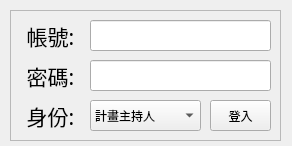
<?xml version="1.0" encoding="UTF-8"?>
<ui version="4.0">
 <class>MainWindow</class>
 <widget class="QMainWindow" name="MainWindow">
  <property name="enabled">
   <bool>true</bool>
  </property>
  <property name="geometry">
   <rect>
    <x>0</x>
    <y>0</y>
    <width>292</width>
    <height>146</height>
   </rect>
  </property>
  <property name="sizePolicy">
   <sizepolicy hsizetype="Fixed" vsizetype="Fixed">
    <horstretch>0</horstretch>
    <verstretch>0</verstretch>
   </sizepolicy>
  </property>
  <property name="contextMenuPolicy">
   <enum>Qt::DefaultContextMenu</enum>
  </property>
  <property name="acceptDrops">
   <bool>false</bool>
  </property>
  <property name="windowTitle">
   <string>CCU時數申報小幫手</string>
  </property>
  <property name="windowIcon">
   <iconset>
    <normaloff>../../Desktop/watermelon.png</normaloff>../../Desktop/watermelon.png</iconset>
  </property>
  <widget class="QWidget" name="centralwidget">
   <property name="sizePolicy">
    <sizepolicy hsizetype="Fixed" vsizetype="Fixed">
     <horstretch>0</horstretch>
     <verstretch>0</verstretch>
    </sizepolicy>
   </property>
   <property name="font">
    <font>
     <underline>false</underline>
    </font>
   </property>
   <widget class="QFrame" name="frame">
    <property name="geometry">
     <rect>
      <x>10</x>
      <y>10</y>
      <width>271</width>
      <height>131</height>
     </rect>
    </property>
    <property name="sizePolicy">
     <sizepolicy hsizetype="Fixed" vsizetype="Fixed">
      <horstretch>0</horstretch>
      <verstretch>0</verstretch>
     </sizepolicy>
    </property>
    <property name="frameShape">
     <enum>QFrame::StyledPanel</enum>
    </property>
    <property name="frameShadow">
     <enum>QFrame::Raised</enum>
    </property>
    <widget class="QLabel" name="label">
     <property name="geometry">
      <rect>
       <x>10</x>
       <y>10</y>
       <width>61</width>
       <height>31</height>
      </rect>
     </property>
     <property name="font">
      <font>
       <family>Adobe Devanagari</family>
       <pointsize>16</pointsize>
       <underline>false</underline>
      </font>
     </property>
     <property name="layoutDirection">
      <enum>Qt::LeftToRight</enum>
     </property>
     <property name="text">
      <string>帳號:</string>
     </property>
     <property name="alignment">
      <set>Qt::AlignCenter</set>
     </property>
    </widget>
    <widget class="QLabel" name="label_2">
     <property name="geometry">
      <rect>
       <x>10</x>
       <y>50</y>
       <width>61</width>
       <height>31</height>
      </rect>
     </property>
     <property name="font">
      <font>
       <family>Adobe Devanagari</family>
       <pointsize>16</pointsize>
       <underline>false</underline>
      </font>
     </property>
     <property name="layoutDirection">
      <enum>Qt::LeftToRight</enum>
     </property>
     <property name="text">
      <string>密碼:</string>
     </property>
     <property name="alignment">
      <set>Qt::AlignCenter</set>
     </property>
    </widget>
    <widget class="QLineEdit" name="password">
     <property name="geometry">
      <rect>
       <x>80</x>
       <y>50</y>
       <width>181</width>
       <height>31</height>
      </rect>
     </property>
     <property name="text">
      <string/>
     </property>
     <property name="echoMode">
      <enum>QLineEdit::Password</enum>
     </property>
    </widget>
    <widget class="QLineEdit" name="account">
     <property name="geometry">
      <rect>
       <x>80</x>
       <y>10</y>
       <width>181</width>
       <height>31</height>
      </rect>
     </property>
     <property name="text">
      <string/>
     </property>
    </widget>
    <widget class="QComboBox" name="account_type">
     <property name="geometry">
      <rect>
       <x>80</x>
       <y>90</y>
       <width>111</width>
       <height>31</height>
      </rect>
     </property>
     <item>
      <property name="text">
       <string>計畫主持人</string>
      </property>
     </item>
     <item>
      <property name="text">
       <string>專任助理</string>
      </property>
     </item>
     <item>
      <property name="text">
       <string>兼任助理</string>
      </property>
     </item>
     <item>
      <property name="text">
       <string>臨時工</string>
      </property>
     </item>
    </widget>
    <widget class="QLabel" name="label_3">
     <property name="geometry">
      <rect>
       <x>10</x>
       <y>90</y>
       <width>61</width>
       <height>31</height>
      </rect>
     </property>
     <property name="font">
      <font>
       <family>Adobe Devanagari</family>
       <pointsize>16</pointsize>
       <underline>false</underline>
      </font>
     </property>
     <property name="layoutDirection">
      <enum>Qt::LeftToRight</enum>
     </property>
     <property name="text">
      <string>身份:</string>
     </property>
     <property name="alignment">
      <set>Qt::AlignCenter</set>
     </property>
    </widget>
    <widget class="QPushButton" name="loginbutton">
     <property name="geometry">
      <rect>
       <x>200</x>
       <y>90</y>
       <width>61</width>
       <height>31</height>
      </rect>
     </property>
     <property name="text">
      <string>登入</string>
     </property>
     <property name="iconSize">
      <size>
       <width>16</width>
       <height>10</height>
      </size>
     </property>
    </widget>
   </widget>
   <widget class="QGroupBox" name="projectGroup">
    <property name="geometry">
     <rect>
      <x>10</x>
      <y>150</y>
      <width>271</width>
      <height>551</height>
     </rect>
    </property>
    <property name="sizePolicy">
     <sizepolicy hsizetype="Fixed" vsizetype="Fixed">
      <horstretch>0</horstretch>
      <verstretch>0</verstretch>
     </sizepolicy>
    </property>
    <property name="title">
     <string/>
    </property>
    <widget class="QLabel" name="label_4">
     <property name="geometry">
      <rect>
       <x>10</x>
       <y>20</y>
       <width>91</width>
       <height>21</height>
      </rect>
     </property>
     <property name="font">
      <font>
       <family>微軟正黑體</family>
       <pointsize>12</pointsize>
       <underline>false</underline>
      </font>
     </property>
     <property name="layoutDirection">
      <enum>Qt::LeftToRight</enum>
     </property>
     <property name="text">
      <string>計畫名稱:</string>
     </property>
     <property name="alignment">
      <set>Qt::AlignLeading|Qt::AlignLeft|Qt::AlignVCenter</set>
     </property>
    </widget>
    <widget class="QComboBox" name="projectname">
     <property name="geometry">
      <rect>
       <x>10</x>
       <y>50</y>
       <width>251</width>
       <height>31</height>
      </rect>
     </property>
     <property name="sizePolicy">
      <sizepolicy hsizetype="Preferred" vsizetype="Fixed">
       <horstretch>0</horstretch>
       <verstretch>0</verstretch>
      </sizepolicy>
     </property>
     <property name="sizeAdjustPolicy">
      <enum>QComboBox::AdjustToContentsOnFirstShow</enum>
     </property>
    </widget>
    <widget class="QLabel" name="label_5">
     <property name="geometry">
      <rect>
       <x>10</x>
       <y>90</y>
       <width>111</width>
       <height>21</height>
      </rect>
     </property>
     <property name="font">
      <font>
       <family>微軟正黑體</family>
       <pointsize>12</pointsize>
       <underline>false</underline>
      </font>
     </property>
     <property name="layoutDirection">
      <enum>Qt::LeftToRight</enum>
     </property>
     <property name="text">
      <string>一個月總時長:</string>
     </property>
     <property name="alignment">
      <set>Qt::AlignLeading|Qt::AlignLeft|Qt::AlignVCenter</set>
     </property>
    </widget>
    <widget class="QLineEdit" name="totalhours">
     <property name="geometry">
      <rect>
       <x>10</x>
       <y>120</y>
       <width>61</width>
       <height>21</height>
      </rect>
     </property>
     <property name="inputMethodHints">
      <set>Qt::ImhDigitsOnly</set>
     </property>
    </widget>
    <widget class="QCalendarWidget" name="calendarWidget">
     <property name="geometry">
      <rect>
       <x>10</x>
       <y>180</y>
       <width>251</width>
       <height>181</height>
      </rect>
     </property>
    </widget>
    <widget class="QLabel" name="label_6">
     <property name="geometry">
      <rect>
       <x>10</x>
       <y>150</y>
       <width>81</width>
       <height>21</height>
      </rect>
     </property>
     <property name="font">
      <font>
       <family>微軟正黑體</family>
       <pointsize>12</pointsize>
       <underline>false</underline>
      </font>
     </property>
     <property name="layoutDirection">
      <enum>Qt::LeftToRight</enum>
     </property>
     <property name="text">
      <string>開始日期:</string>
     </property>
     <property name="alignment">
      <set>Qt::AlignLeading|Qt::AlignLeft|Qt::AlignVCenter</set>
     </property>
    </widget>
    <widget class="QLabel" name="label_7">
     <property name="geometry">
      <rect>
       <x>10</x>
       <y>370</y>
       <width>81</width>
       <height>31</height>
      </rect>
     </property>
     <property name="font">
      <font>
       <family>微軟正黑體</family>
       <pointsize>12</pointsize>
       <underline>false</underline>
      </font>
     </property>
     <property name="layoutDirection">
      <enum>Qt::LeftToRight</enum>
     </property>
     <property name="text">
      <string>工作內容:</string>
     </property>
     <property name="alignment">
      <set>Qt::AlignLeading|Qt::AlignLeft|Qt::AlignVCenter</set>
     </property>
    </widget>
    <widget class="QPushButton" name="generate">
     <property name="geometry">
      <rect>
       <x>10</x>
       <y>470</y>
       <width>251</width>
       <height>41</height>
      </rect>
     </property>
     <property name="text">
      <string>產生批號</string>
     </property>
    </widget>
    <widget class="QLabel" name="label_8">
     <property name="geometry">
      <rect>
       <x>10</x>
       <y>520</y>
       <width>51</width>
       <height>21</height>
      </rect>
     </property>
     <property name="font">
      <font>
       <family>微軟正黑體</family>
       <pointsize>12</pointsize>
       <underline>false</underline>
      </font>
     </property>
     <property name="layoutDirection">
      <enum>Qt::LeftToRight</enum>
     </property>
     <property name="text">
      <string>批號:</string>
     </property>
     <property name="alignment">
      <set>Qt::AlignLeading|Qt::AlignLeft|Qt::AlignVCenter</set>
     </property>
    </widget>
    <widget class="QLabel" name="output_number">
     <property name="geometry">
      <rect>
       <x>70</x>
       <y>520</y>
       <width>191</width>
       <height>21</height>
      </rect>
     </property>
     <property name="font">
      <font>
       <family>微軟正黑體</family>
       <pointsize>12</pointsize>
       <underline>false</underline>
      </font>
     </property>
     <property name="layoutDirection">
      <enum>Qt::LeftToRight</enum>
     </property>
     <property name="text">
      <string>&lt;none&gt;</string>
     </property>
     <property name="alignment">
      <set>Qt::AlignLeading|Qt::AlignLeft|Qt::AlignVCenter</set>
     </property>
     <property name="textInteractionFlags">
      <set>Qt::LinksAccessibleByMouse|Qt::TextSelectableByKeyboard|Qt::TextSelectableByMouse</set>
     </property>
    </widget>
    <widget class="QLabel" name="date">
     <property name="geometry">
      <rect>
       <x>90</x>
       <y>150</y>
       <width>161</width>
       <height>21</height>
      </rect>
     </property>
     <property name="font">
      <font>
       <family>微軟正黑體</family>
       <pointsize>12</pointsize>
       <underline>false</underline>
      </font>
     </property>
     <property name="layoutDirection">
      <enum>Qt::LeftToRight</enum>
     </property>
     <property name="text">
      <string/>
     </property>
     <property name="alignment">
      <set>Qt::AlignLeading|Qt::AlignLeft|Qt::AlignVCenter</set>
     </property>
    </widget>
    <widget class="QPlainTextEdit" name="plainTextEdit">
     <property name="geometry">
      <rect>
       <x>10</x>
       <y>410</y>
       <width>251</width>
       <height>51</height>
      </rect>
     </property>
    </widget>
   </widget>
  </widget>
 </widget>
 <resources/>
 <connections/>
</ui>
